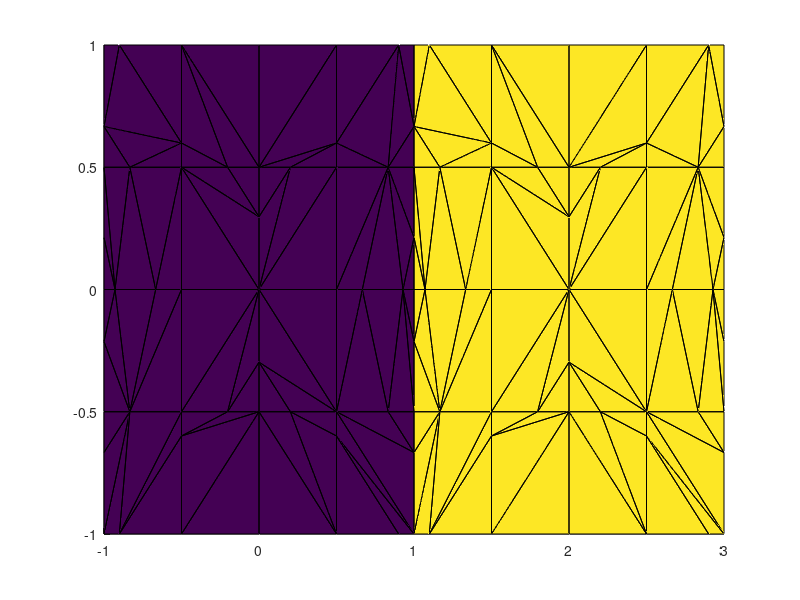

The MATLAB source for this figure:
%grid resolution
h = .5;

%grid dimensions for each patch
xmin = [-1 1];
xmax = [1 3];
ymin = [-1 -1];
ymax = [1 1];
zmin = [-1 -1];
zmax = [1 1];

n_patch = numel(xmin);

%Volume Data
ff=@(X,Y,Z)exp(Z)-Y.^2+X.^2-1.5;
f={@(X,Y,Z)ff(X,Y,Z),@(X,Y,Z)ff(X-2,Y,Z)};

XData = [];
TRI = [];
PATCH = [];
U = [];
V = [];

for i = 1:n_patch
    
    %grid
    [X,Y,Z]=meshgrid(xmin(i):h:xmax(i),ymin(i):h:ymax(i),zmin(i):h:zmax(i));
    
    %Marching Cubes
    fv=isosurface(X,Y,Z,f{i}(X,Y,Z),0);
    
    %connecticity info
    TRI=[TRI;fv.faces+size(XData,1)];
    
    %point data patch
    XData=[XData;fv.vertices];
    Px_tmp = fv.vertices(:,1);
    Py_tmp = fv.vertices(:,2);    
        
    %patch distribution
    PATCH=[PATCH;i*ones(size(fv.faces,1),1)];
    
    %corresponding parametrization for this patch
    U=[U;(Px_tmp-min(Px_tmp))/(max(Px_tmp)-min(Px_tmp))];
    V=[V;(Py_tmp-min(Py_tmp))/(max(Py_tmp)-min(Py_tmp))];
end

%put point data into different arrays
Px=XData(:,1);
Py=XData(:,2);
Pz=XData(:,3);

%visu
figure(1)
hold on
p=patch(struct('vertices',XData,'faces',TRI));
set(gca,'CLim',[min(PATCH)+.1 max(PATCH)-.1]);
cdata = PATCH;
set(p,'FaceColor','flat',...
'FaceVertexCData',cdata,...
'CDataMapping','scaled')
hold off


